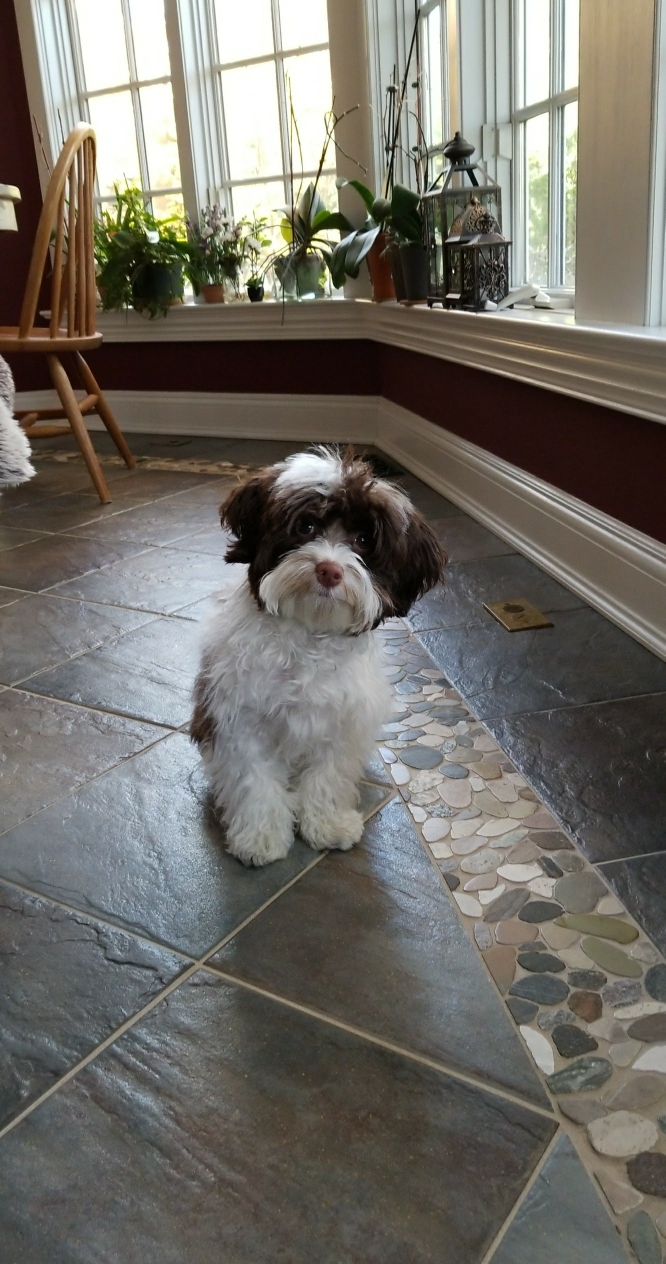
#> input picture large_codebases/using libraries/imgs/img.jpg, 1331 x 2527 px (shown at 1/2 size)
$ python img_udacity.py
#> lines starting #> are read from the running program, lines starting #| are printed output that depends on the picture
from PIL import Image, ImageDraw, ImageFont

def generate_postcard(in_path, out_path, message=None, crop=None, width=None):
    """Create a Postcard With a Text Greeting

    Arguments:
        in_path {str} -- the file location for the input image.
        out_path {str} -- the desired location for the output image.
        crop {tuple} -- The crop rectangle, as a (left, upper, right, lower)-tuple. Default=None.
        width {int} -- The pixel width value. Default=None.
    Returns:
        str -- the file path to the output image.
    """
#> called with in_path = './imgs/img.jpg', out_path = './imgs/out.jpg', message = 'woof!', crop = (450, 900, 900, 1300), width = 200
    img = Image.open(in_path)
#> img is the input picture: PIL image 1331x2527 RGB; mean R, G, B 112.2, 109, 102.2

    if crop is not None:
        img = img.crop(crop)
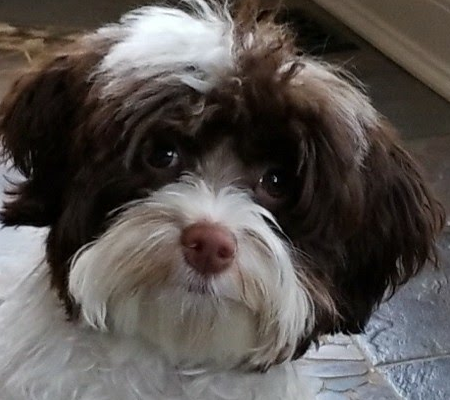
#> img: PIL image 450x400 RGB; mean R, G, B 88.3, 82.7, 79.4

    if width is not None:
        ratio = width/float(img.size[0])
#> ratio = 0.444
        height = int(ratio*float(img.size[1]))
#> height = 177
        img = img.resize((width, height), Image.NEAREST)
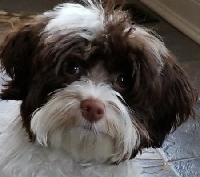
#> img: PIL image 200x177 RGB; mean R, G, B 88.3, 82.7, 79.4

    if message is not None:
        draw = ImageDraw.Draw(img)
        font = ImageFont.truetype('./fonts/LilitaOne-Regular.ttf', size=20)
        draw.text((10, 30), message, font=font, fill='white')

    img.save(out_path)
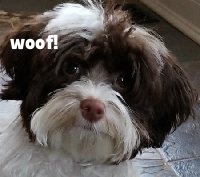
#> saved as out.jpg: PIL image 200x177 RGB; mean R, G, B 90.3, 84.8, 81.6
    return out_path

if __name__=='__main__':
    print(generate_postcard('./imgs/img.jpg',
                            './imgs/out.jpg',
                            'woof!',
                            (450, 900, 900, 1300),
                            200))
